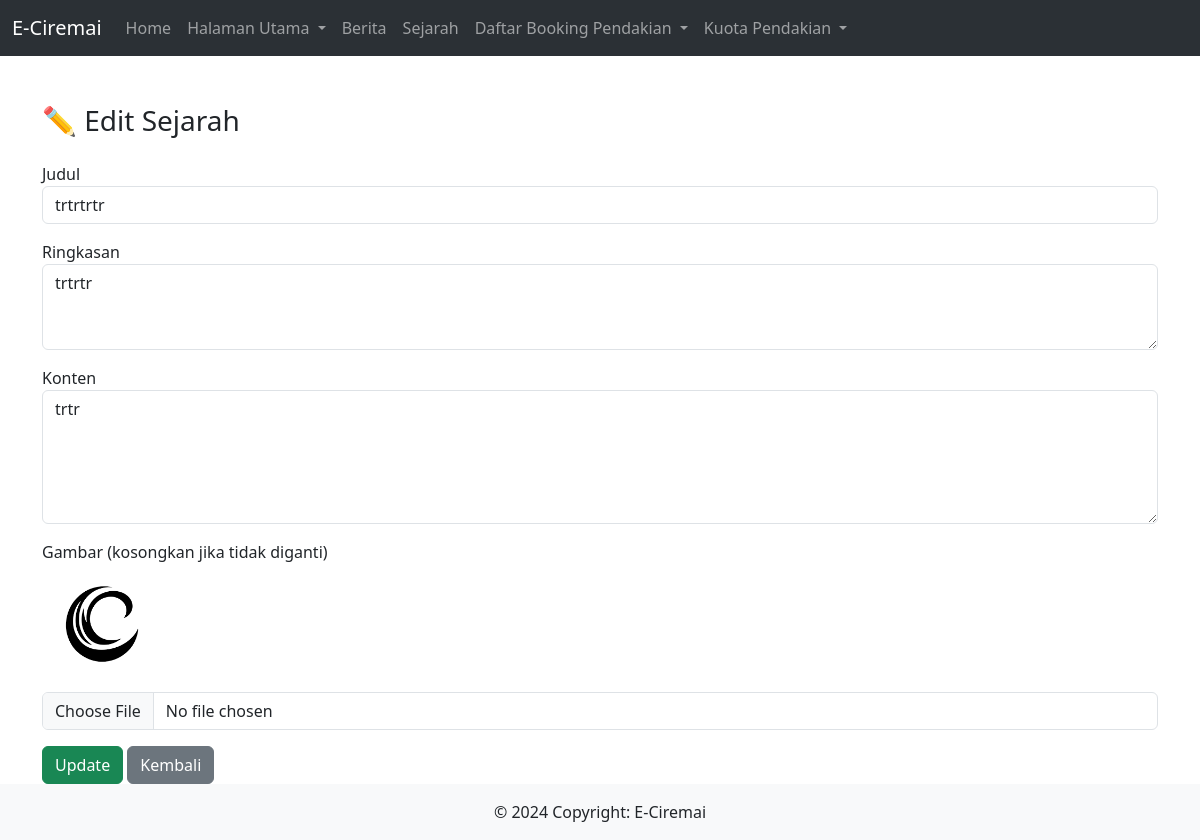
The page /Admin/sejarah_edit.php?id=2 on the database its author committed.
### tables this page shows
CREATE TABLE `sejarah_ciremai` (
  `id` int(11) NOT NULL,
  `judul` varchar(150) DEFAULT NULL,
  `ringkas` text DEFAULT NULL,
  `konten` text DEFAULT NULL,
  `gambar` varchar(255) DEFAULT NULL,
  `created_at` datetime DEFAULT current_timestamp()
);

### Admin/sejarah_edit.php (the view, shortened to what this page needs)
<?php include "../Admin/header.php"; ?>
<?php
$id = $_GET['id'] ?? 0;
$data = mysqli_fetch_assoc(mysqli_query($koneksi, "
    SELECT * FROM sejarah_ciremai WHERE id='$id'
"));
?>
<div class="container mt-5">
    <h3 class="mb-4">✏ Edit Sejarah</h3>
    <form method="POST" enctype="multipart/form-data">
        <div class="mb-3">
            <label>Judul</label>
            <input type="text" name="judul"
                   value="<?= $data['judul']; ?>"
                   class="form-control" required>
        </div>
        <div class="mb-3">
            <label>Ringkasan</label>
            <textarea name="ringkas" class="form-control"
                      rows="3"><?= $data['ringkas']; ?></textarea>
        </div>
        <div class="mb-3">
            <label>Konten</label>
            <textarea name="konten" class="form-control"
                      rows="5"><?= $data['konten']; ?></textarea>
        </div>
        <div class="mb-3">
            <label>Gambar (kosongkan jika tidak diganti)</label><br>
            <img src="../img/sejarah/<?= $data['gambar']; ?>" width="120" class="mb-2 rounded">
            <input type="file" name="gambar" class="form-control">
        </div>
        <button name="update" class="btn btn-success">
            Update
        </button>
        <a href="sejarah_index.php" class="btn btn-secondary">
            Kembali
        </a>
    </form>
</div>
<?php include "../Admin/footer.php"; ?>

### rows shown on the page
sejarah_ciremai: judul "trtrtrtr", ringkas "trtrtr", konten "trtr", gambar (picture)
